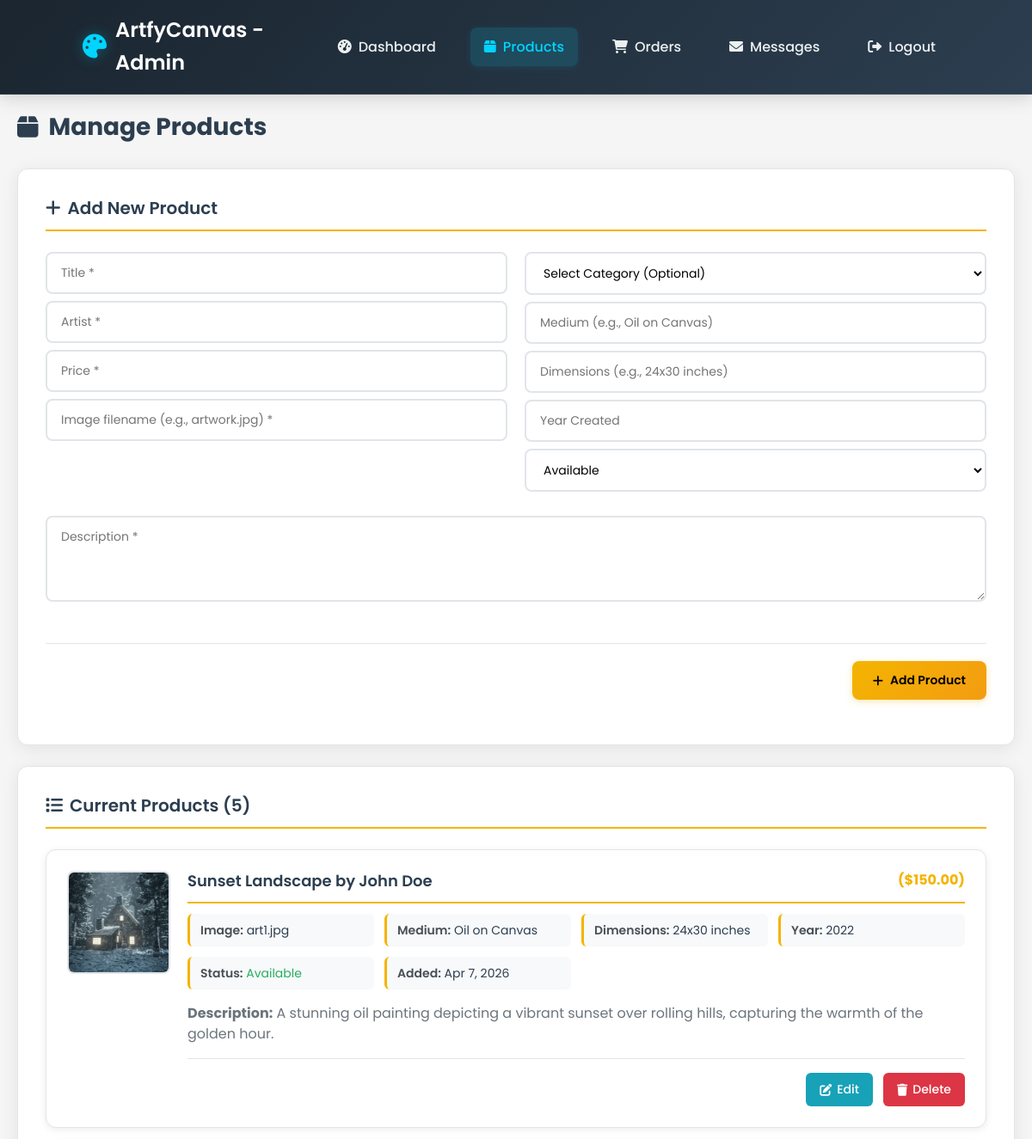
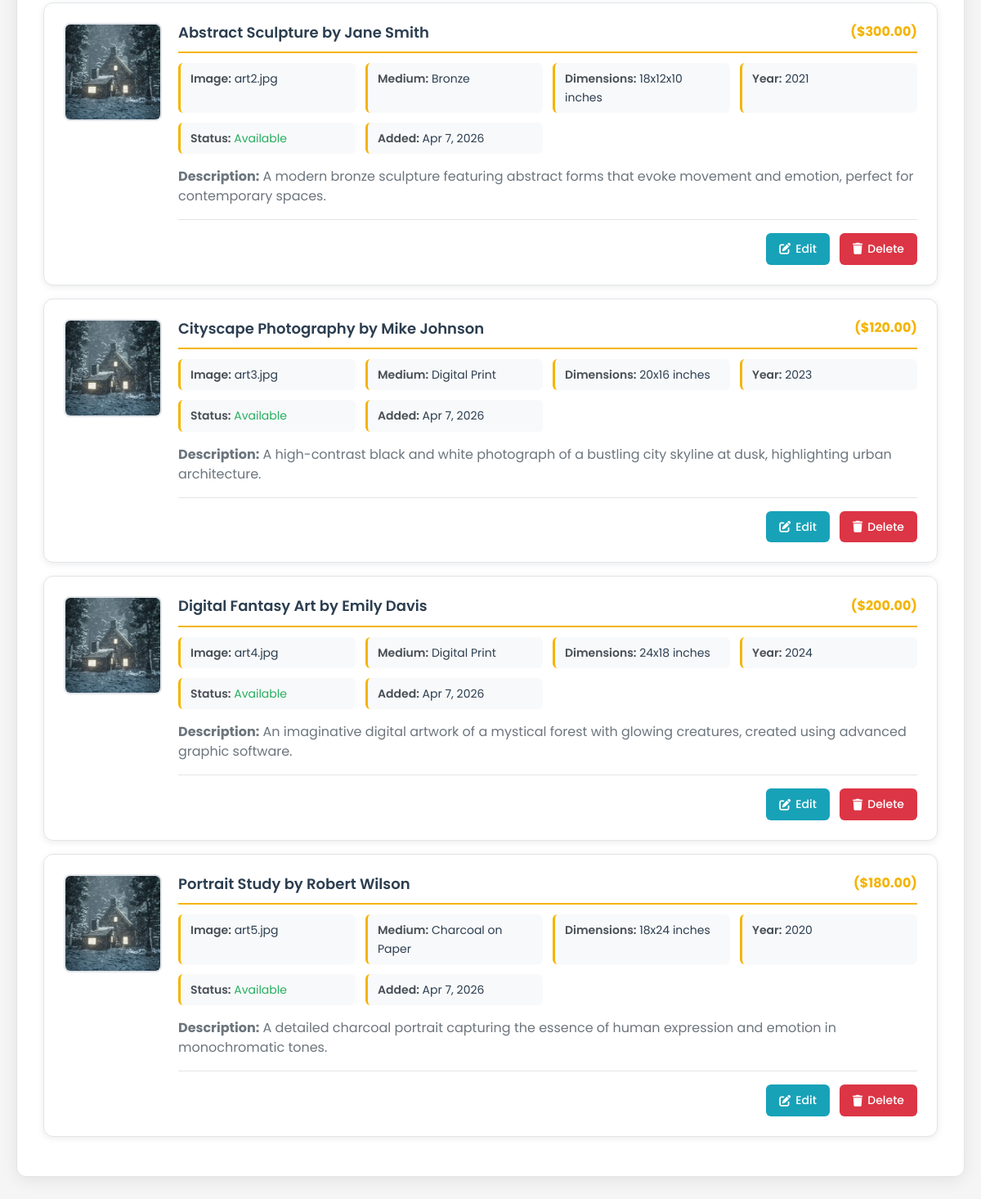
/admin/products.php (signed in), run on the app's committed database (2 pictures, top to bottom).
### tables this page shows
CREATE TABLE IF NOT EXISTS artworks (
    id INT AUTO_INCREMENT PRIMARY KEY,
    title VARCHAR(255) NOT NULL,
    artist VARCHAR(255) NOT NULL,
    price DECIMAL(10,2) NOT NULL,
    image VARCHAR(255),
    description TEXT,
    category_id INT DEFAULT NULL,
    medium VARCHAR(100) DEFAULT NULL,
    dimensions VARCHAR(100) DEFAULT NULL,
    year_created YEAR DEFAULT NULL,
    availability ENUM('available', 'sold', 'reserved') DEFAULT 'available',
    created_at TIMESTAMP DEFAULT CURRENT_TIMESTAMP,
    FOREIGN KEY (category_id) REFERENCES categories(id)
);

### admin/products.php (the view, shortened to what this page needs)
<?php
include 'admin_guard.php';
$editing_product = null;
$stmt = $conn->prepare("SELECT a.*, c.name as category_name FROM artworks a LEFT JOIN categories c ON a.category_id = c.id ORDER BY a.created_at DESC");
$stmt->execute();
$products_result = $stmt->get_result();
?>
<!DOCTYPE html>
<html lang="en">
<head>
    <link rel="stylesheet" href="../assets/css/style_organized.css">
    <link rel="stylesheet" href="https://cdnjs.cloudflare.com/ajax/libs/font-awesome/6.0.0/css/all.min.css">
</head>
<body>
<header class="navbar">
    <div class="logo">
        <i class="fas fa-palette"></i>
        ArtfyCanvas - Admin
    </div>
    <nav>
        <a href="dashboard.php"><i class="fas fa-tachometer-alt"></i> Dashboard</a>
        <a href="products.php" class="active"><i class="fas fa-box"></i> Products</a>
        <a href="orders.php"><i class="fas fa-shopping-cart"></i> Orders</a>
        <a href="messages.php"><i class="fas fa-envelope"></i> Messages</a>
        <a href="../logout.php"><i class="fas fa-sign-out-alt"></i> Logout</a>
    </nav>
</header>
<section class="admin-section">
    <h2><i class="fas fa-box"></i> Manage Products</h2>
    <div class="admin-content">
        <h3><i class="fas fa-<?= $editing_product ? 'edit' : 'plus' ?>"></i> <?= $editing_product ? 'Edit Product' : 'Add New Product' ?></h3>
        <form method="POST" class="admin-form">
            <div class="form-group">
                <input name="title" placeholder="Title *" value="<?= $editing_product ? htmlspecialchars($editing_product['title']) : '' ?>" required>
                <input name="artist" placeholder="Artist *" value="<?= $editing_product ? htmlspecialchars($editing_product['artist']) : '' ?>" required>
                <input name="price" placeholder="Price *" type="number" step="0.01" min="0.01" value="<?= $editing_product ? $editing_product['price'] : '' ?>" required>
                <input name="image" placeholder="Image filename (e.g., artwork.jpg) *" value="<?= $editing_product ? htmlspecialchars($editing_product['image']) : '' ?>" required>
            </div>
            <div class="form-group">
                <select name="category_id">
                    <option value="">Select Category (Optional)</option>
                </select>
                <input name="medium" placeholder="Medium (e.g., Oil on Canvas)" value="<?= $editing_product ? htmlspecialchars($editing_product['medium']) : '' ?>">
                <input name="dimensions" placeholder="Dimensions (e.g., 24x30 inches)" value="<?= $editing_product ? htmlspecialchars($editing_product['dimensions']) : '' ?>">
                <input name="year_created" placeholder="Year Created" type="number" min="1000" max="<?= date('Y') ?>" value="<?= $editing_product ? $editing_product['year_created'] : '' ?>">
                <select name="availability">
                    <option value="available" <?= $editing_product && $editing_product['availability'] == 'available' ? 'selected' : '' ?>>Available</option>
                </select>
            </div>
            <div class="form-group full-width">
                <textarea name="description" placeholder="Description *" required><?= $editing_product ? htmlspecialchars($editing_product['description']) : '' ?></textarea>
            </div>
            <div class="form-actions">
                <?php if($editing_product): ?>
                    <input type="hidden" name="edit_id" value="<?= $editing_product['id'] ?>">
                    <button name="edit" type="submit"><i class="fas fa-save"></i> Update Product</button>
                    <a href="products.php" class="btn-cancel"><i class="fas fa-times"></i> Cancel</a>
                <?php else: ?>
                    <button name="add" type="submit"><i class="fas fa-plus"></i> Add Product</button>
                <?php endif; ?>
            </div>
        </form>
    </div>
    <div class="admin-content">
        <h3><i class="fas fa-list"></i> Current Products (<?= $products_result->num_rows ?>)</h3>
        <?php if($products_result->num_rows > 0): ?>
            <?php while($product = $products_result->fetch_assoc()): ?>
            <div class="admin-item">
                <div class="product-preview">
                    <?php
                    $imagePath = "../assets/images/" . $product['image'];
                    ?>
                    <img src="<?= $imagePath ?>" alt="<?= htmlspecialchars($product['title']) ?>" class="product-thumbnail" onerror="this.src='../assets/images/default.jpg'">
                </div>
                <div class="product-info">
                    <h3>
                        <?= htmlspecialchars($product['title']) ?> by <?= htmlspecialchars($product['artist']) ?>
                        <span class="product-price">($<?= number_format($product['price'], 2) ?>)</span>
                    </h3>
                    <div class="product-details">
                        <?php if($product['image']): ?>
                            <div><strong>Image:</strong> <?= htmlspecialchars($product['image']) ?></div>
                        <?php endif; ?>
                        <?php if($product['medium']): ?>
                            <div><strong>Medium:</strong> <?= htmlspecialchars($product['medium']) ?></div>
                        <?php endif; ?>
                        <?php if($product['dimensions']): ?>
                            <div><strong>Dimensions:</strong> <?= htmlspecialchars($product['dimensions']) ?></div>
                        <?php endif; ?>
                        <?php if($product['year_created']): ?>
                            <div><strong>Year:</strong> <?= $product['year_created'] ?></div>
                        <?php endif; ?>
                        <div><strong>Status:</strong>
                            <span class="status-<?= $product['availability'] ?>">
                                <?= ucfirst($product['availability']) ?>
                            </span>
                        </div>
                        <div><strong>Added:</strong> <?= date('M j, Y', strtotime($product['created_at'])) ?></div>
                    </div>
                    <?php if($product['description']): ?>
                        <p><strong>Description:</strong> <?= htmlspecialchars(substr($product['description'], 0, 150)) ?><?= strlen($product['description']) > 150 ? '...' : '' ?></p>
                    <?php endif; ?>
                    <div class="admin-actions">
                        <a href="?edit=<?= $product['id'] ?>" class="edit-link">
                            <i class="fas fa-edit"></i> Edit
                        </a>
                        <a href="?del=<?= $product['id'] ?>" onclick="return confirm('Are you sure you want to delete this product?')">
                            <i class="fas fa-trash"></i> Delete
                        </a>
                    </div>
                </div>
            </div>
            <?php endwhile; ?>
        <?php else: ?>
            <p>No products found. Add your first product above!</p>
        <?php endif; ?>
    </div>
</section>
</body>
</html>

### data on the page
artworks: image (picture), title "Sunset Landscape", artist "John Doe", price "150.00", image "art1.jpg", medium "Oil on Canvas", dimensions "24x30 inches", year_created "2022", availability "Available", created_at "Apr 7, 2026", description "A stunning oil painting depicting a vibrant sunset over rolling hills, capturing the warmth of the golden hour."
artworks: image (picture), title "Abstract Sculpture", artist "Jane Smith", price "300.00", image "art2.jpg", medium "Bronze", dimensions "18x12x10 inches", year_created "2021", availability "Available", created_at "Apr 7, 2026", description "A modern bronze sculpture featuring abstract forms that evoke movement and emotion, perfect for contemporary spaces."
artworks: image (picture), title "Cityscape Photography", artist "Mike Johnson", price "120.00", image "art3.jpg", medium "Digital Print", dimensions "20x16 inches", year_created "2023", availability "Available", created_at "Apr 7, 2026", description "A high-contrast black and white photograph of a bustling city skyline at dusk, highlighting urban architecture."
artworks: image (picture), title "Digital Fantasy Art", artist "Emily Davis", price "200.00", image "art4.jpg", medium "Digital Print", dimensions "24x18 inches", year_created "2024", availability "Available", created_at "Apr 7, 2026", description "An imaginative digital artwork of a mystical forest with glowing creatures, created using advanced graphic software."
artworks: image (picture), title "Portrait Study", artist "Robert Wilson", price "180.00", image "art5.jpg", medium "Charcoal on Paper", dimensions "18x24 inches", year_created "2020", availability "Available", created_at "Apr 7, 2026", description "A detailed charcoal portrait capturing the essence of human expression and emotion in monochromatic tones."

### other printed values
$products_result->num_rows "5"
